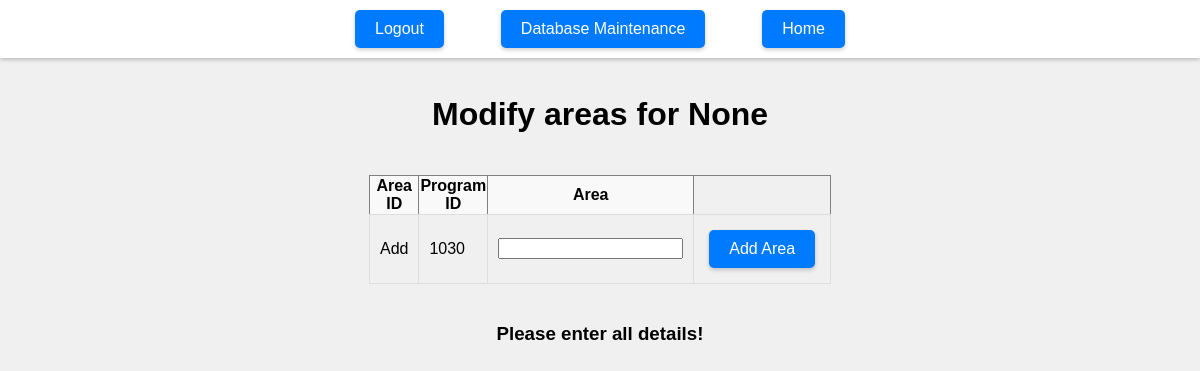
The page /add_update_area_program/1030/False (signed in) on the database as committed earlier.
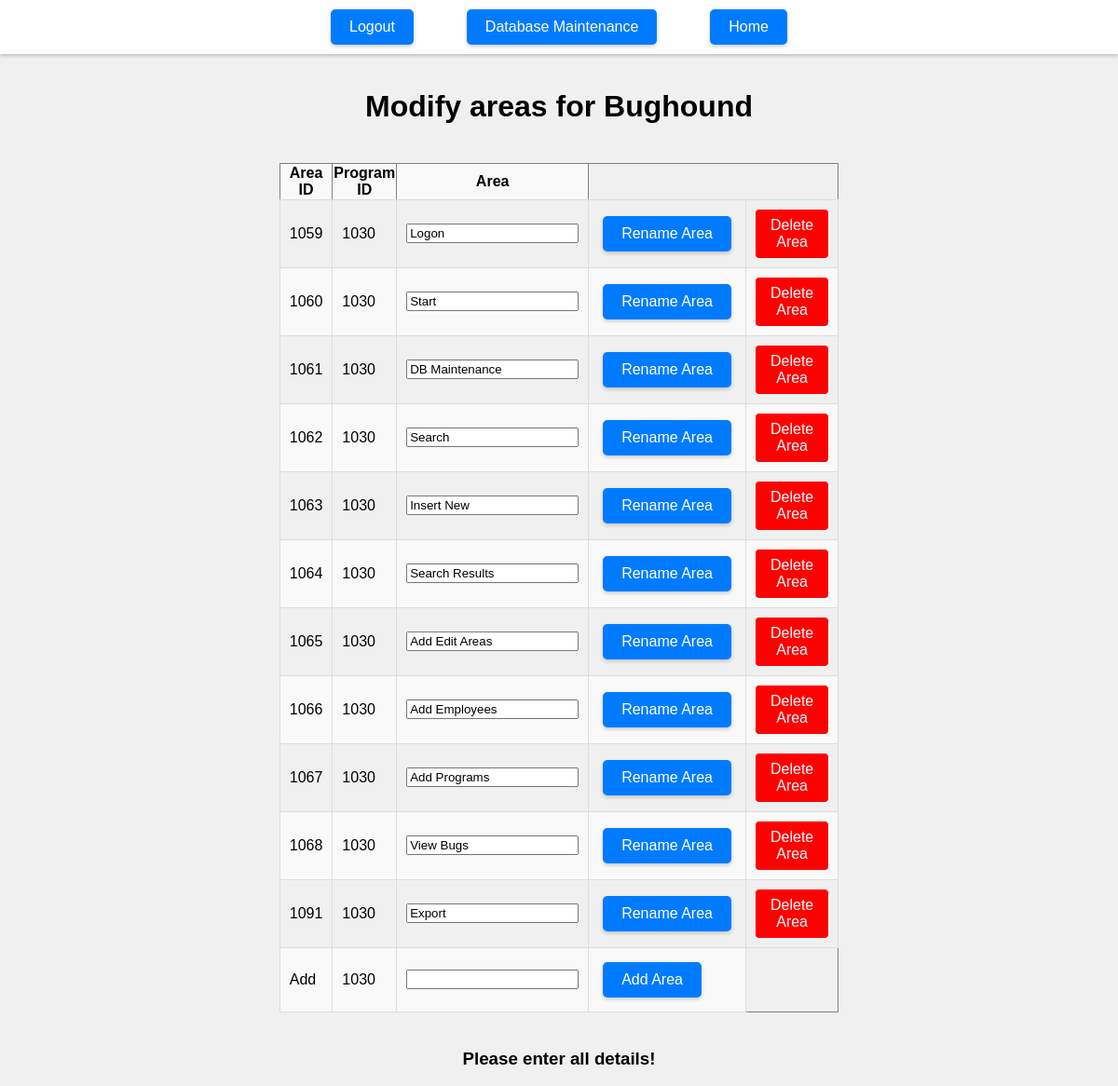
The same page on the database as committed later.
### tables this page shows
CREATE TABLE `programs` ( `prog_id` integer PRIMARY KEY AUTOINCREMENT, `program` varchar(32) NOT NULL, `program_release` varchar(32) NOT NULL, `program_version` varchar(32) NOT NULL);

CREATE TABLE `areas` ( `area_id` integer NOT NULL PRIMARY KEY AUTOINCREMENT, `prog_id` int(11) NOT NULL, `area` varchar(32) NOT NULL, FOREIGN KEY (`prog_id`) REFERENCES `programs` (`prog_id`) );

### app.py (the view)
@app.route("/add_update_area_program/<prog_id>/", defaults={'condition1': 'false'})
@app.route("/add_update_area_program/<prog_id>/<condition1>", methods=["GET"])
def add_update_area_program(prog_id,condition1=False):
    if "loggedin" not in session:
        return render_template("login.html")
    if request.method == "GET":
        db = get_db()
        cur = db.execute(f"select * from areas where prog_id='{prog_id}'")
        data = cur.fetchall()
        cur1 = db.execute(f"select program from programs where prog_id='{prog_id}'")
        name = cur1.fetchall()
        program_name = None
        if name:
            program_name = name[0][0]
        return render_template("update_area_id.html",data=data,prog_id=prog_id,name=program_name,condition1=condition1)

### app.py (called while the page is built)
def connect_db():
    sql = sqlite3.connect("/Users/ishanunnarkar/Desktop/Projects/Bug_Hound-Project-main/server/db/bughound.db")
    sql.row_factory = sqlite3.Row
    return sql

def get_db():
    if not hasattr(g,"sqlite3"):
        g.sqlite_db = connect_db()
    return g.sqlite_db

### templates/update_area_id.html (shortened to what this page needs)
<!DOCTYPE html>
<html lang="en">
<head>
    <link rel="stylesheet" href="{{ url_for('static', filename='css/database_maintenance.css') }}">
</head>
<body>
    <div class="header">
        <div class="navigation">
            <a href="{{url_for('logout')}}" class="btn header-btn">Logout</a>
            <a href="{{url_for('database_maintenance')}}" class="btn header-btn">Database Maintenance</a>
            <a href="{{url_for('index_page')}}" class="btn header-btn">Home</a>
        </div>
    </div>
    <table style="width:25%", border="1">
    <h1>Modify areas for {{name}} </h1>
    <tr>
        <th>Area ID</th>
        <th>Program ID</th>
        <th>Area</th>
    </tr>
    {% for area in data %}
            <tr>
                <td>{{ area[0] }}</td>
                <td>{{ area[1] }} </td>
                <form action="{{url_for('update_area_program',area_id=area[0],prog_id=prog_id)}}" method="POST">
                    <td><input id="area_edit" name="area_edit" value="{{area[2]}}"></td>
                    <td><input type="submit" class="btn" value="Rename Area"></td>
                </form>
                <td>
                    <a href="{{url_for('delete_area', area_id=area[0], prog_id=prog_id)}}" style="display: inline-block; padding: 8px 16px; background-color: red; color: white; text-align: center; text-decoration: none; font-size: 16px; border: none; border-radius: 4px; cursor: pointer; width: auto;">Delete Area</a>
                </td>
            </tr>
    {% endfor %}
    <tr>
        <td>Add</td>
        <td>{{prog_id}}</td>
        <form action="{{url_for('add_area_program',prog_id=prog_id)}}" method="POST">
        <td><input id="area_edit" name="area_edit"></td>
        <td><input type="submit" class="btn" value="Add Area"></td>
    </form>
    </tr>
    </table>
    {% if condition1 %}
    <h3>Please enter all details!</h3>
    {% endif %}
</body>
</html>

Rows that differ between the two databases and show on the page:
added programs: program "Bughound"
added areas: area_id "1059", prog "1030", area_edit "Logon"
added areas: area_id "1060", prog "1030", area_edit "Start"
added areas: area_id "1061", prog "1030", area_edit "DB Maintenance"
added areas: area_id "1062", prog "1030", area_edit "Search"
added areas: area_id "1063", prog "1030", area_edit "Insert New"
added areas: area_id "1064", prog "1030", area_edit "Search Results"
added areas: area_id "1065", prog "1030", area_edit "Add Edit Areas"
added areas: area_id "1066", prog "1030", area_edit "Add Employees"
added areas: area_id "1067", prog "1030", area_edit "Add Programs"
added areas: area_id "1068", prog "1030", area_edit "View Bugs"
added areas: area_id "1091", prog "1030", area_edit "Export"
Other text that changed with them:
{{ name }}: "None" → (not shown)
